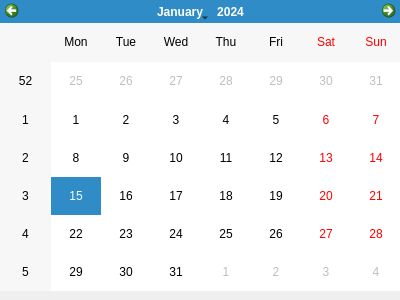
<?xml version="1.0" encoding="UTF-8"?>
<ui version="4.0">
 <class>Dialog</class>
 <widget class="QDialog" name="Dialog">
  <property name="geometry">
   <rect>
    <x>0</x>
    <y>0</y>
    <width>400</width>
    <height>300</height>
   </rect>
  </property>
  <property name="windowTitle">
   <string>CALENDARIO FECHA DEVOLUCIÓN</string>
  </property>
  <property name="windowIcon">
   <iconset resource="recursos.qrc">
    <normaloff>:/calendario/img/calendar-icon.png</normaloff>:/calendario/img/calendar-icon.png</iconset>
  </property>
  <widget class="QCalendarWidget" name="calendarioDevolucion">
   <property name="geometry">
    <rect>
     <x>0</x>
     <y>0</y>
     <width>401</width>
     <height>291</height>
    </rect>
   </property>
  </widget>
 </widget>
 <resources>
  <include location="recursos.qrc"/>
 </resources>
 <connections/>
</ui>
